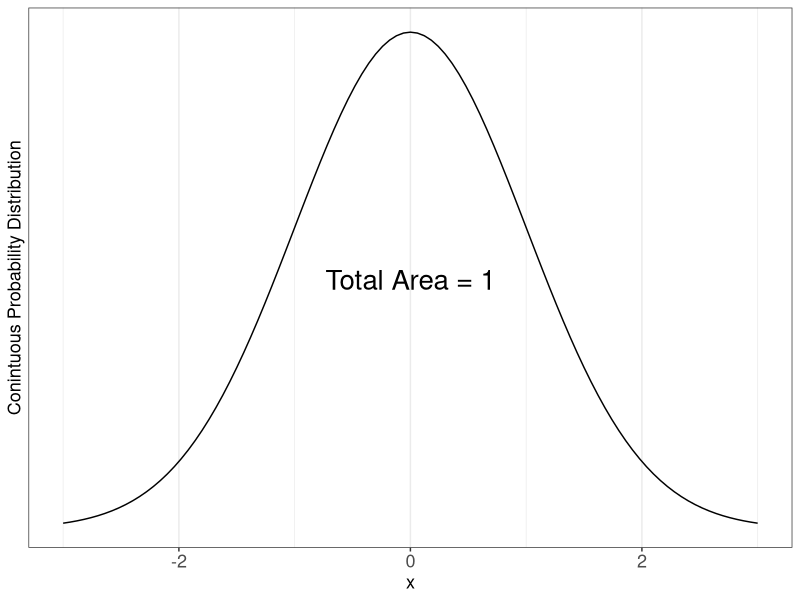
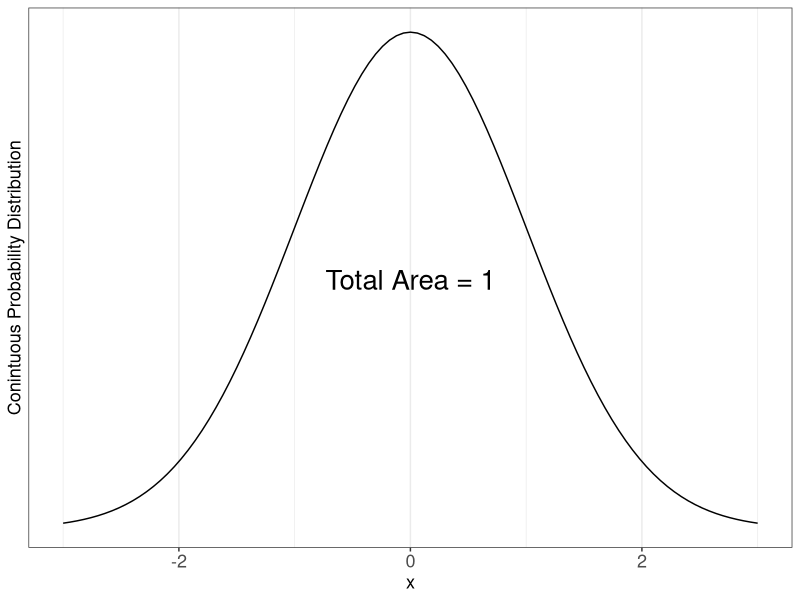

Write the R code that produced these figures, in order.
#Graph Designer: Harriet BG
#Authors: Bowles and Halliday
#Title: Coordination, Conflict and Competition: A Text in Microeconomics


library(ggplot2)


p1 <- ggplot(data = data.frame(x = c(-3, 3)), aes(x)) +
  stat_function(fun = dnorm, n = 101, args = list(mean = 0, sd = 1)) + ylab("") +
  scale_y_continuous(breaks = NULL) + 
  theme_bw() + 
  xlab("x") +
  ylab("Conintuous Probability Distribution") +
  annotate(geom="text", x=0, y=0.2, label="Total Area = 1",
           color="black", size = 7) + 
  theme(axis.title = element_text(size = 13),
        axis.text.y = element_text(size = 13),
        axis.text.x  = element_text(size = 13)
  )
p1


ggsave(p1, filename = "continuous_probability_distribution.pdf", 
       path = "mathappendix",
       width = 9, height = 7, units = "in")


dev.off()
